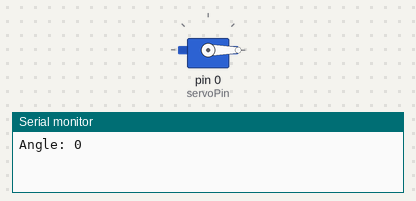
Simulated run of this sketch. Board: Arduino Uno, built with avr-gcc and run on an emulated ATmega328P. Shown: servo, the last lines printed to the serial monitor.

Above: at 0.05 s.
At 4.45 s:
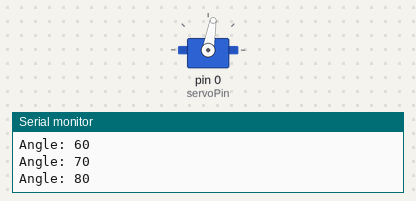
At 8.95 s:
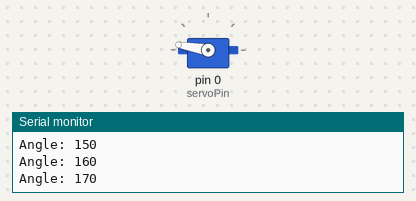
At 17.95 s:
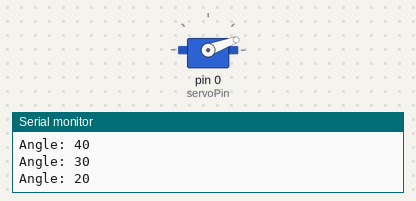
Timing chart, 0 to 24.7 s (numbered marks = the images above):
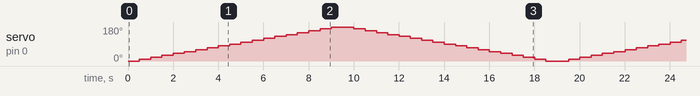

The sketch:

Servo_SG90.ino
```cpp
#include <Servo.h>  // Include the Servo library

Servo myServo;  // Create a Servo object

int servoPin = 0;  // Define the pin the servo is connected to

void setup() {
  myServo.attach(servoPin);  // Attach the servo to the specified pin
  Serial.begin(9600);  // Initialize serial communication
}

void loop() {
  for (int angle = 0; angle <= 180; angle += 10) {  // Sweep from 0 to 180 degrees
    myServo.write(angle);  // Set the servo to the current angle
    Serial.print("Angle: ");
    Serial.println(angle);
    delay(500);  // Wait for half a second
  }

  for (int angle = 180; angle >= 0; angle -= 10) {  // Sweep from 180 to 0 degrees
    myServo.write(angle);  // Set the servo to the current angle
    Serial.print("Angle: ");
    Serial.println(angle);
    delay(500);  // Wait for half a second
  }
}
```
